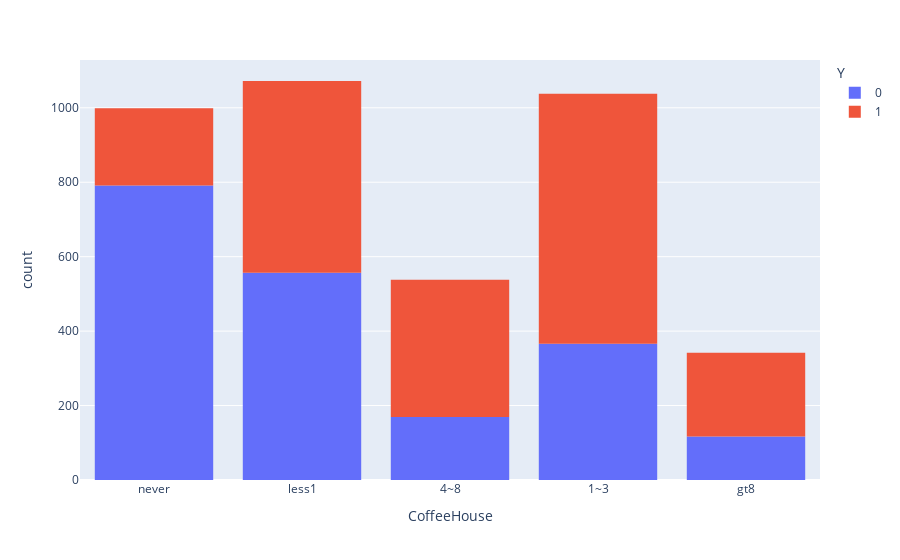

The code cell stored with this chart in its notebook:
### Markdown cell above
3. Lets try to find out what kind of user is more likely to accept the Coffee House coupon
* If we look at the bar chart colored by 'Y', a pattern should emerge

### Code cell
fig = px.histogram( coffeeHouseData, x='CoffeeHouse', color='Y')
print(coffeeHouseData.shape)
fig.show()

### Figure 1 — Plotly figure (JSON) as saved in the notebook; plotly's stock layout.template omitted (floating-point values rounded to 4 significant figures; data arrays with more than 128 entries replaced by an {"elided": "..."} marker saying what was removed)
{"data": [{"alignmentgroup": "True", "bingroup": "x", "hovertemplate": "Y=0<br>CoffeeHouse=%{x}<br>count=%{y}<extra></extra>", "legendgroup": "0", "marker": {"color": "#636efa", "pattern": {"shape": ""}}, "name": "0", "offsetgroup": "0", "orientation": "v", "showlegend": true, "type": "histogram", "x": {"elided": "2000 str values"}, "xaxis": "x", "yaxis": "y"}, {"alignmentgroup": "True", "bingroup": "x", "hovertemplate": "Y=1<br>CoffeeHouse=%{x}<br>count=%{y}<extra></extra>", "legendgroup": "1", "marker": {"color": "#EF553B", "pattern": {"shape": ""}}, "name": "1", "offsetgroup": "1", "orientation": "v", "showlegend": true, "type": "histogram", "x": {"elided": "1989 str values"}, "xaxis": "x", "yaxis": "y"}], "layout": {"barmode": "relative", "legend": {"title": {"text": "Y"}, "tracegroupgap": 0}, "margin": {"t": 60}, "xaxis": {"anchor": "y", "domain": [0, 1], "title": {"text": "CoffeeHouse"}}, "yaxis": {"anchor": "x", "domain": [0, 1], "title": {"text": "count"}}}}
